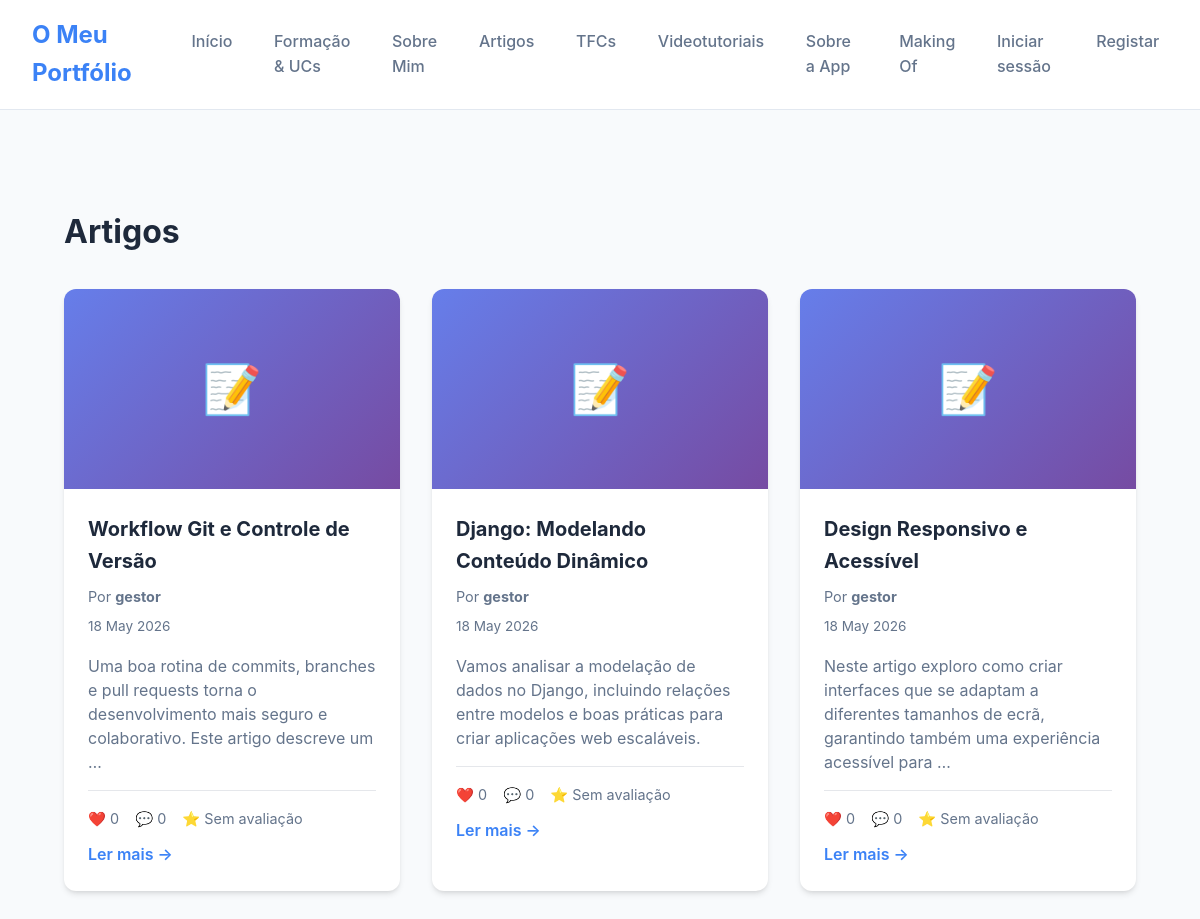
The app's page /artigos/ with its own data.
### artigos/models.py (models this page shows, shortened)
class Artigo(models.Model):
    titulo = models.CharField(max_length=200)
    texto = models.TextField()
    fotografia = models.ImageField(upload_to='artigos/', blank=True, null=True)
    link_externo = models.URLField(blank=True, null=True)
    data_criacao = models.DateTimeField(auto_now_add=True)
    data_atualizacao = models.DateTimeField(auto_now=True)
    autor = models.ForeignKey(User, on_delete=models.CASCADE, related_name='artigos')
    class Meta:
        ordering = ['-data_criacao']
        verbose_name_plural = "Artigos"
    def total_likes(self):
        return self.likes.count()
    def total_comentarios(self):
        return self.comentarios.count()
    def average_rating(self):
        average = self.ratings.aggregate(Avg('valor'))['valor__avg']
        return round(average, 1) if average is not None else None

### artigos/views.py (the view)
# urls.py: path('', views.lista_artigos, name='lista_artigos'),
def lista_artigos(request):
    artigos = Artigo.objects.all().order_by('-data_criacao')
    return render(request, 'artigos/lista_artigos.html', {
        'artigos': artigos,
        'is_blogger': _is_blogger(request.user),
    })

### artigos/views.py (called while the page is built)
def _is_blogger(user):
    return user.is_authenticated and user.groups.filter(name='bloggers').exists()

### artigos/templates/artigos/lista_artigos.html (shortened to what this page needs)
{% extends 'portfolio/base.html' %}
{% load static %}
{% block content %}
<div style="max-width: 1200px; margin: 0 auto; padding: 2rem;">
    <div style="display: flex; justify-content: space-between; align-items: center; margin-bottom: 2rem;">
        <h1 style="margin: 0;">Artigos</h1>
    </div>
    {% if artigos %}
        <div style="display: grid; grid-template-columns: repeat(auto-fill, minmax(320px, 1fr)); gap: 2rem;">
            {% for artigo in artigos %}
                <div style="background: var(--bg-card); border-radius: 0.75rem; overflow: hidden; box-shadow: var(--shadow); transition: transform 0.2s; cursor: pointer;"
                     onmouseover="this.style.transform='translateY(-4px)'" onmouseout="this.style.transform='translateY(0)'">
                    {% if artigo.fotografia %}
                        <img src="{{ artigo.fotografia.url }}" alt="{{ artigo.titulo }}"
                             style="width: 100%; height: 200px; object-fit: cover;">
                    {% else %}
                        <div style="width: 100%; height: 200px; background: linear-gradient(135deg, #667eea 0%, #764ba2 100%); display: flex; align-items: center; justify-content: center; color: white; font-size: 3rem;">
                            📝
                        </div>
                    {% endif %}
                    <div style="padding: 1.5rem;">
                        <h3 style="margin: 0 0 0.5rem; font-size: 1.25rem;">
                            <a href="{% url 'artigos:detalhe_artigo' artigo.id %}" style="text-decoration: none; color: inherit;">
                                {{ artigo.titulo }}
                            </a>
                        </h3>
                        <p style="color: var(--secondary); font-size: 0.9rem; margin: 0.5rem 0;">
                            Por <strong>{{ artigo.autor.username }}</strong>
                        </p>
                        <p style="color: var(--secondary); font-size: 0.85rem; margin: 0.5rem 0;">
                            {{ artigo.data_criacao|date:"d M Y" }}
                        </p>
                        <p style="color: var(--secondary); margin: 1rem 0 0; line-height: 1.5;">
                            {{ artigo.texto|truncatewords:20 }}
                        </p>
                        <div style="margin-top: 1rem; padding-top: 1rem; border-top: 1px solid #e5e7eb; display: flex; justify-content: space-between; align-items: center; flex-wrap: wrap; gap: 0.75rem;">
                            <div style="display: flex; gap: 1rem; font-size: 0.9rem; color: var(--secondary);">
                                <span>❤️ {{ artigo.total_likes }}</span>
                                <span>💬 {{ artigo.total_comentarios }}</span>
                                <span>⭐ {% if artigo.average_rating %}{{ artigo.average_rating|floatformat:1 }}{% else %}Sem avaliação{% endif %}</span>
                            </div>
                            <a href="{% url 'artigos:detalhe_artigo' artigo.id %}" style="color: var(--primary); text-decoration: none; font-weight: 600;">
                                Ler mais →
                            </a>
                        </div>
                    </div>
                </div>
            {% endfor %}
        </div>
    {% else %}
        <div style="text-align: center; padding: 3rem 2rem; background: var(--bg-card); border-radius: 1rem;">
            <p style="color: var(--secondary); font-size: 1.1rem; margin: 0;">
                Ainda não há artigos. {% if is_blogger %}<a href="{% url 'artigos:criar_artigo' %}">Crie o primeiro!</a>{% endif %}
            </p>
        </div>
    {% endif %}
</div>
{% endblock %}

### portfolio/static/portfolio/styles.css (style rules this page uses)
:root { --bg-color: #f8fafc; --text-main: #1e293b; --text-muted: #64748b; --primary: #0f172a; --accent: #3b82f6; --card-bg: #ffffff; --border: #e2e8f0; }
* { box-sizing: border-box; margin: 0; padding: 0; font-family: 'Inter', system-ui, sans-serif; }
body { background-color: var(--bg-color); color: var(--text-main); line-height: 1.6; }

### portfolio/templates/portfolio/base.html (style rules this page uses)
:root { --primary: #3b82f6; --success: #10b981; --danger: #ef4444; --secondary: #64748b; --bg-card: #ffffff; --shadow: 0 4px 6px -1px rgb(0 0 0 / 0.1), 0 2px 4px -2px rgb(0 0 0 / 0.1); }

### artigos/templates/artigos/lista_artigos.html (style rules this page uses)
:root { --primary: #3b82f6; --success: #10b981; --danger: #ef4444; --secondary: #64748b; --bg-card: #ffffff; --shadow: 0 4px 6px -1px rgb(0 0 0 / 0.1), 0 2px 4px -2px rgb(0 0 0 / 0.1); }

### records on screen
Artigo: titulo "Workflow Git e Controle de Versão", autor.username "gestor", data_criacao "18 May 2026", texto "Uma boa rotina de commits, branches e pull requests torna o desenvolvimento mais seguro e colaborativo. Este artigo descreve um …", total_likes "0", total_comentarios "0", shows "Sem avaliação"
Artigo: titulo "Django: Modelando Conteúdo Dinâmico", autor.username "gestor", data_criacao "18 May 2026", texto "Vamos analisar a modelação de dados no Django, incluindo relações entre modelos e boas práticas para criar aplicações web escaláveis.", total_likes "0", total_comentarios "0", shows "Sem avaliação"
Artigo: titulo "Design Responsivo e Acessível", autor.username "gestor", data_criacao "18 May 2026", texto "Neste artigo exploro como criar interfaces que se adaptam a diferentes tamanhos de ecrã, garantindo também uma experiência acessível para …", total_likes "0", total_comentarios "0", shows "Sem avaliação"
